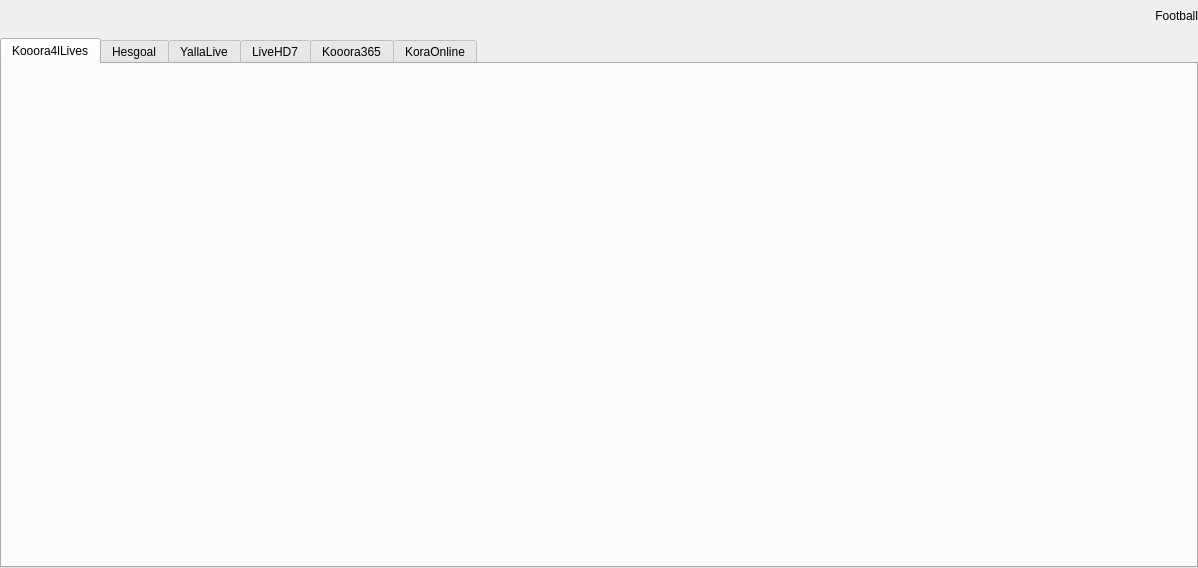
<?xml version="1.0" encoding="UTF-8"?>
<ui version="4.0">
 <class>Page</class>
 <widget class="QWidget" name="Page">
  <property name="geometry">
   <rect>
    <x>0</x>
    <y>0</y>
    <width>1198</width>
    <height>568</height>
   </rect>
  </property>
  <property name="windowTitle">
   <string>Form</string>
  </property>
  <property name="styleSheet">
   <string notr="true"/>
  </property>
  <layout class="QVBoxLayout" name="verticalLayout">
   <property name="spacing">
    <number>6</number>
   </property>
   <property name="leftMargin">
    <number>0</number>
   </property>
   <property name="topMargin">
    <number>0</number>
   </property>
   <property name="rightMargin">
    <number>0</number>
   </property>
   <property name="bottomMargin">
    <number>0</number>
   </property>
   <item>
    <widget class="QWidget" name="pageHeader" native="true">
     <property name="cursor">
      <cursorShape>ArrowCursor</cursorShape>
     </property>
     <layout class="QVBoxLayout">
      <property name="spacing">
       <number>0</number>
      </property>
      <property name="leftMargin">
       <number>0</number>
      </property>
      <property name="topMargin">
       <number>0</number>
      </property>
      <property name="rightMargin">
       <number>0</number>
      </property>
      <property name="bottomMargin">
       <number>0</number>
      </property>
      <item>
       <widget class="QLabel" name="pageTitle">
        <property name="minimumSize">
         <size>
          <width>0</width>
          <height>32</height>
         </size>
        </property>
        <property name="maximumSize">
         <size>
          <width>16777215</width>
          <height>32</height>
         </size>
        </property>
        <property name="sizeIncrement">
         <size>
          <width>0</width>
          <height>0</height>
         </size>
        </property>
        <property name="baseSize">
         <size>
          <width>0</width>
          <height>0</height>
         </size>
        </property>
        <property name="text">
         <string>Football</string>
        </property>
        <property name="textFormat">
         <enum>Qt::AutoText</enum>
        </property>
        <property name="alignment">
         <set>Qt::AlignRight|Qt::AlignTrailing|Qt::AlignVCenter</set>
        </property>
       </widget>
      </item>
     </layout>
    </widget>
   </item>
   <item>
    <widget class="QTabWidget" name="tabscontent">
     <property name="cursor">
      <cursorShape>ArrowCursor</cursorShape>
     </property>
     <property name="tabPosition">
      <enum>QTabWidget::North</enum>
     </property>
     <property name="currentIndex">
      <number>0</number>
     </property>
     <property name="tabBarAutoHide">
      <bool>false</bool>
     </property>
     <widget class="KooraTab" name="koora">
      <attribute name="title">
       <string>Kooora4lLives</string>
      </attribute>
      <layout class="QHBoxLayout" name="FirstTabLayout">
       <property name="sizeConstraint">
        <enum>QLayout::SetDefaultConstraint</enum>
       </property>
      </layout>
     </widget>
     <widget class="HesgoalTab" name="hesgoal">
      <attribute name="title">
       <string>Hesgoal</string>
      </attribute>
     </widget>
     <widget class="YallaliveTab" name="yallalive">
      <attribute name="title">
       <string>YallaLive</string>
      </attribute>
     </widget>
     <widget class="LivehdTab" name="livehd7">
      <attribute name="title">
       <string>LiveHD7</string>
      </attribute>
     </widget>
     <widget class="Kooora365Tab" name="kooora365">
      <attribute name="title">
       <string>Kooora365</string>
      </attribute>
     </widget>
     <widget class="KoraonlineTab" name="koraonline">
      <attribute name="title">
       <string>KoraOnline</string>
      </attribute>
     </widget>
    </widget>
   </item>
  </layout>
 </widget>
 <customwidgets>
  <customwidget>
   <class>KooraTab</class>
   <extends>QWidget</extends>
   <header location="global">gui/content/football/tabs/koora</header>
   <container>1</container>
  </customwidget>
  <customwidget>
   <class>HesgoalTab</class>
   <extends>QWidget</extends>
   <header location="global">gui/content/football/tabs/hesgoal</header>
   <container>1</container>
  </customwidget>
  <customwidget>
   <class>YallaliveTab</class>
   <extends>QWidget</extends>
   <header location="global">gui/content/football/tabs/yallalive</header>
   <container>1</container>
  </customwidget>
  <customwidget>
   <class>LivehdTab</class>
   <extends>QWidget</extends>
   <header location="global">gui/content/football/tabs/livehd</header>
   <container>1</container>
  </customwidget>
  <customwidget>
   <class>Kooora365Tab</class>
   <extends>QWidget</extends>
   <header location="global">gui/content/football/tabs/kooora365</header>
   <container>1</container>
  </customwidget>
  <customwidget>
   <class>KoraonlineTab</class>
   <extends>QWidget</extends>
   <header location="global">gui/content/football/tabs/koraonline</header>
   <container>1</container>
  </customwidget>
 </customwidgets>
 <resources>
  <include location="../../../resources.qrc"/>
 </resources>
 <connections/>
</ui>
